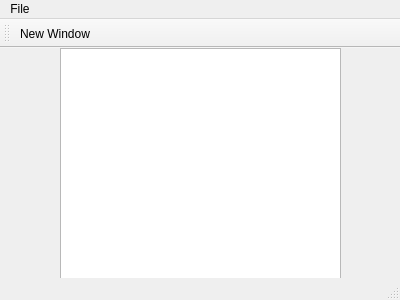
<?xml version="1.0" encoding="UTF-8"?>
<ui version="4.0">
 <class>MainWindow</class>
 <widget class="QMainWindow" name="MainWindow">
  <property name="geometry">
   <rect>
    <x>0</x>
    <y>0</y>
    <width>400</width>
    <height>300</height>
   </rect>
  </property>
  <property name="windowTitle">
   <string>MainWindow</string>
  </property>
  <widget class="QWidget" name="centralWidget">
   <widget class="QPlainTextEdit" name="plainTextEdit">
    <property name="geometry">
     <rect>
      <x>60</x>
      <y>0</y>
      <width>281</width>
      <height>231</height>
     </rect>
    </property>
   </widget>
  </widget>
  <widget class="QMenuBar" name="menuBar">
   <property name="geometry">
    <rect>
     <x>0</x>
     <y>0</y>
     <width>400</width>
     <height>21</height>
    </rect>
   </property>
   <widget class="QMenu" name="menuFile">
    <property name="title">
     <string>File</string>
    </property>
    <addaction name="actionNew_Window"/>
   </widget>
   <addaction name="menuFile"/>
  </widget>
  <widget class="QToolBar" name="mainToolBar">
   <attribute name="toolBarArea">
    <enum>TopToolBarArea</enum>
   </attribute>
   <attribute name="toolBarBreak">
    <bool>false</bool>
   </attribute>
   <addaction name="actionNew_Window"/>
  </widget>
  <widget class="QStatusBar" name="statusBar"/>
  <action name="actionNew_Window">
   <property name="text">
    <string>New Window</string>
   </property>
  </action>
 </widget>
 <layoutdefault spacing="6" margin="11"/>
 <resources/>
 <connections/>
</ui>
